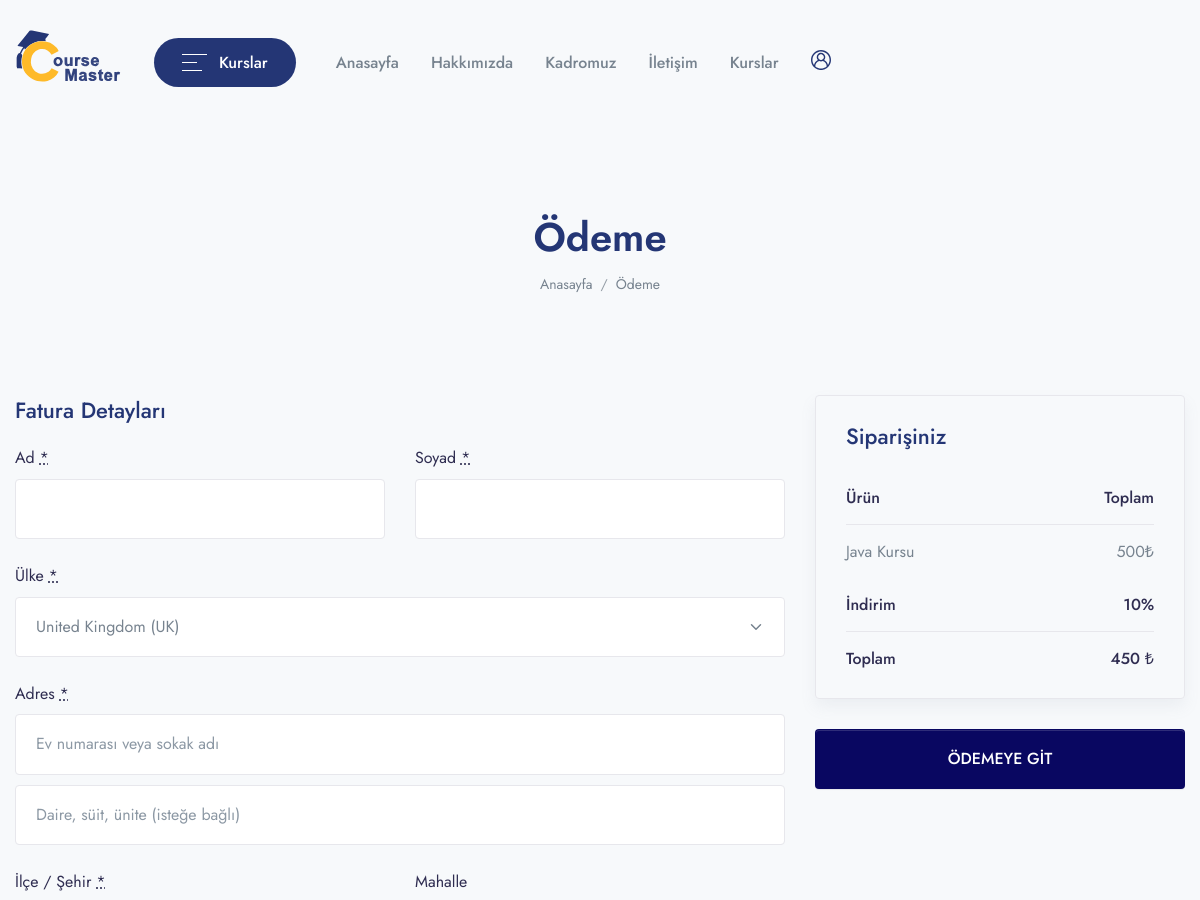
Before: /checkout/java-kursu (upper part) with the older database file.
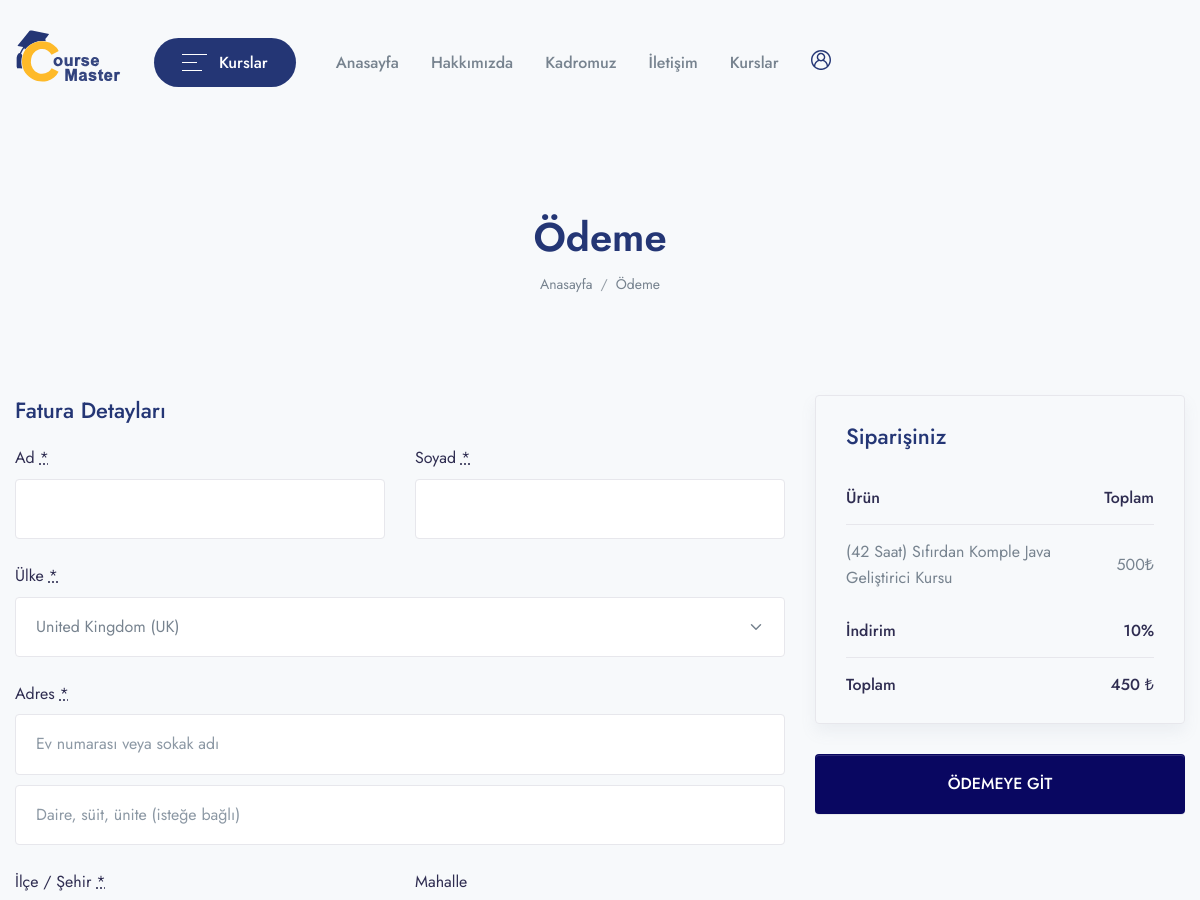
After: the same page with the newer database file.
### app/models.py (models this page shows, shortened)
class Course(models.Model):
    STATUS = (
        ('PUBLISH','PUBLISH'),
        ('DRAFT','DRAFT'),
    )
    featured_image = models.ImageField(upload_to="Media/featured_img",null=True)
    featured_video = models.CharField(max_length = 300, null=True)
    title = models.CharField(max_length=500)
    created_at = models.DateField(auto_now_add=True)
    author = models.ForeignKey(Author,on_delete=models.CASCADE,null=True)
    category =models.ForeignKey(Categories,on_delete=models.CASCADE)
    level=models.ForeignKey(Level,on_delete=models.CASCADE,null=True)
    description = models.TextField()
    price = models.IntegerField(null=True,default=0)
    discount = models.IntegerField(null=True)
    language=models.ForeignKey(Language,on_delete=models.CASCADE,null=True)
    Deadline=models.CharField(max_length=100,null=True)
    slug = models.SlugField(default='',max_length=500,null=True,blank=True)
    status=models.CharField(choices=STATUS,max_length=100,null=True)
    Certificate=models.CharField(null=True,max_length=100)

### CourseMasterApp/views.py (the view, shortened to what this page needs)
# urls.py: path('checkout/<slug:slug>',views.CHECKOUT,name='checkout'),
def CHECKOUT(request,slug):
    course=Course.objects.get(slug=slug)
    action=request.GET.get('action')
    order=None
    context = {
        'course': course,
        'order':order,
    }
    return render(request,'checkout/checkout.html', context)

### app/templatetags/course_tags.py (called while the page is built)
@register.simple_tag
def discount_calculation(price,discount):
    if discount is None or discount == 0:
        return price
    sellprice = price
    sellprice = price - (price * discount/100)
    return math.floor(sellprice)

### templates/checkout/checkout.html (shortened to what the changed rows need)
{% extends 'base.html' %}
{% load course_tags %}
{% block content %}
<header class="py-8 py-md-10" style="background-image: none;">
    <div class="container text-center py-xl-2">
        <h1 class="display-4 fw-semi-bold mb-0">Ödeme</h1>
    </div>
</header>
<div class="container pb-6 pb-xl-10">
    <form name="checkout" method="post" class="checkout woocommerce-checkout" action="?action=create_payment"
        novalidate="">
        <div id="order_review" class="woocommerce-checkout-review-order">
            <div class="woocommerce-checkout-review-order-inner">
                <table class="shop_table woocommerce-checkout-review-order-table">
                    <thead>
                        <tr>
                            <th class="product-name">Ürün</th>
                            <th class="product-total">Toplam</th>
                        </tr>
                    </thead>
                    <tbody>
                        <tr class="cart_item">
                            <td class="product-name">
                                {{course.title}}
                            </td>
                            <td class="product-total">
                                <span class="woocommerce-Price-amount amount">
                                    {{course.price}}
                                    <span class="woocommerce-Price-currencySymbol">₺</span>
                                </span>
                            </td>
                        </tr>
                    </tbody>
                    <tfoot>
                        <tr class="cart-subtotal">
                            <th>İndirim</th>
                            <td><span class="woocommerce-Price-amount amount">{{course.discount}}<span
                                        class="woocommerce-Price-currencySymbol">%</span>
                                    </span>
                                </td>
                        </tr>
                        <tr class="order-total">
                            <th>Toplam</th>
                            <td>
                                <strong>
                                    <span class="woocommerce-Price-amount amount">
                                        {% discount_calculation course.price course.discount %}
                                        <span class="woocommerce-Price-currencySymbol">₺</span>
                                    </span>
                                </strong>
                            </td>
                        </tr>
                    </tfoot>
                </table>
            </div>
        </div>
    </form>
</div>
{% endblock %}

Changed rows visible on the page:
changed Course: title "Java Kursu" → "(42 Saat) Sıfırdan Komple Java Geliştirici Kursu"
